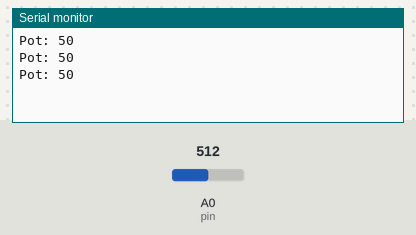
Simulated run of this sketch. Board: ESP8266 (NodeMCU). Parts: the last lines printed to the serial monitor. The inputs (shaded band) are chosen by the test bench; at power-on: A0 (pin) = 512. WiFi joins after 1.5 s; servers stay silent unless stated.

Above: at 1.4 s.
1.5 s: A0 (pin) set to 716
At 2.3 s:
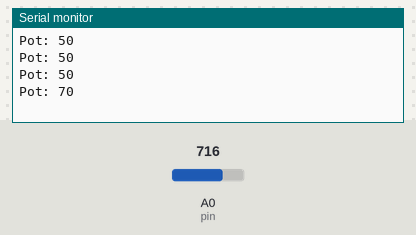
3.0 s: A0 (pin) set to 900
At 3.5 s:
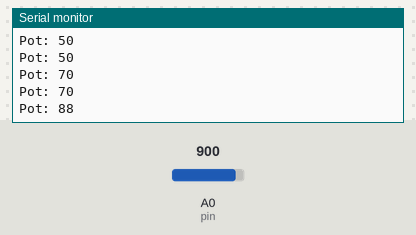
Timing chart, 0 to 6.0 s (numbered marks = the images above; inputs shaded):
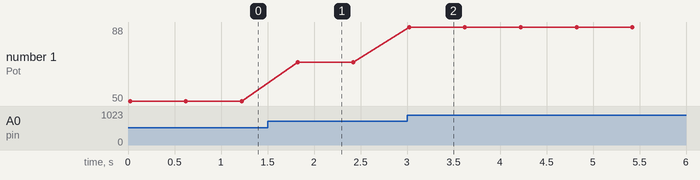

Measured:
- after the input at 1.5 s, the serial monitor: prints a new line after 0.32 s (image 1)
- after the input at 3.0 s, the serial monitor: prints a new line at once (image 2)
- plotted number 1: 50 → 70 after the input at 1.5 s, 70 → 88 after the input at 3.0 s

The sketch:

nodeMCU_thingSpeak.ino
```cpp
#include <ThingSpeak.h>
#include <ESP8266WiFi.h>
#include <WiFiClient.h>

const char* ssid="";//put your ssid
const char* password="";//put your password

int val;
int pin=A0;

WiFiClient client;

unsigned long myChannelNum="";//Type channel number taken from thingspeak
const char* myWriteAPIKey="";//Enter API key taken from thingspeak
void setup() {
  Serial.begin(9600);
  delay(20);
  WiFi.begin(ssid,password);
  ThingSpeak.begin(client);

}

void loop() {
  val=analogRead(pin);
  val=map(val,0,1023,0,100);
  Serial.print("Pot: ");
  Serial.println(val);
  delay(100);
  ThingSpeak.writeField(myChannelNum,1,val,myWriteAPIKey);
  delay(200);

}
```
